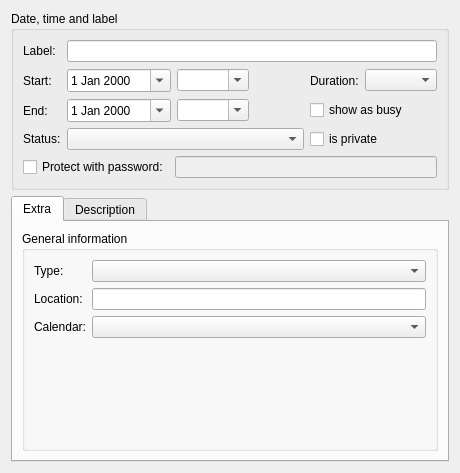
<?xml version="1.0" encoding="UTF-8"?>
<ui version="4.0">
 <class>Calendar::Internal::ItemEditorWidget</class>
 <widget class="QWidget" name="Calendar::Internal::ItemEditorWidget">
  <property name="geometry">
   <rect>
    <x>0</x>
    <y>0</y>
    <width>460</width>
    <height>473</height>
   </rect>
  </property>
  <property name="sizePolicy">
   <sizepolicy hsizetype="Preferred" vsizetype="Preferred">
    <horstretch>0</horstretch>
    <verstretch>0</verstretch>
   </sizepolicy>
  </property>
  <property name="windowTitle">
   <string>Form</string>
  </property>
  <layout class="QGridLayout" name="gridLayout">
   <item row="0" column="0">
    <layout class="QVBoxLayout" name="beginningLayout">
     <property name="spacing">
      <number>0</number>
     </property>
    </layout>
   </item>
   <item row="1" column="0">
    <layout class="QVBoxLayout" name="beforeDateTimeLayout">
     <property name="spacing">
      <number>0</number>
     </property>
    </layout>
   </item>
   <item row="2" column="0">
    <widget class="QGroupBox" name="groupBox_2">
     <property name="title">
      <string>Date, time and label</string>
     </property>
     <layout class="QGridLayout" name="gridLayout_2">
      <property name="spacing">
       <number>6</number>
      </property>
      <item row="5" column="5" colspan="2">
       <widget class="QCheckBox" name="privateCheck">
        <property name="text">
         <string>is private</string>
        </property>
       </widget>
      </item>
      <item row="6" column="0" colspan="7">
       <layout class="QHBoxLayout" name="horizontalLayout">
        <item>
         <widget class="QCheckBox" name="passwordCheck">
          <property name="text">
           <string>Protect with password:</string>
          </property>
         </widget>
        </item>
        <item>
         <widget class="QLineEdit" name="passwordEdit">
          <property name="enabled">
           <bool>false</bool>
          </property>
          <property name="minimumSize">
           <size>
            <width>0</width>
            <height>22</height>
           </size>
          </property>
          <property name="maximumSize">
           <size>
            <width>16777215</width>
            <height>16777215</height>
           </size>
          </property>
         </widget>
        </item>
       </layout>
      </item>
      <item row="1" column="0">
       <widget class="QLabel" name="label">
        <property name="sizePolicy">
         <sizepolicy hsizetype="Fixed" vsizetype="Preferred">
          <horstretch>0</horstretch>
          <verstretch>0</verstretch>
         </sizepolicy>
        </property>
        <property name="text">
         <string>Label:</string>
        </property>
       </widget>
      </item>
      <item row="5" column="1" colspan="4">
       <widget class="QComboBox" name="statusCombo"/>
      </item>
      <item row="4" column="5" colspan="2">
       <widget class="QCheckBox" name="busyCheck">
        <property name="text">
         <string>show as busy</string>
        </property>
       </widget>
      </item>
      <item row="3" column="5">
       <widget class="QLabel" name="durationLabel">
        <property name="sizePolicy">
         <sizepolicy hsizetype="Fixed" vsizetype="Preferred">
          <horstretch>0</horstretch>
          <verstretch>0</verstretch>
         </sizepolicy>
        </property>
        <property name="minimumSize">
         <size>
          <width>0</width>
          <height>25</height>
         </size>
        </property>
        <property name="maximumSize">
         <size>
          <width>16777215</width>
          <height>16777215</height>
         </size>
        </property>
        <property name="text">
         <string>Duration:</string>
        </property>
       </widget>
      </item>
      <item row="3" column="6">
       <widget class="QComboBox" name="durationCombo"/>
      </item>
      <item row="5" column="0">
       <widget class="QLabel" name="statusLabel">
        <property name="sizePolicy">
         <sizepolicy hsizetype="Fixed" vsizetype="Preferred">
          <horstretch>0</horstretch>
          <verstretch>0</verstretch>
         </sizepolicy>
        </property>
        <property name="text">
         <string>Status:</string>
        </property>
       </widget>
      </item>
      <item row="1" column="1" colspan="6">
       <widget class="QLineEdit" name="eventLabel"/>
      </item>
      <item row="3" column="1" colspan="2">
       <widget class="QDateEdit" name="startDateEdit">
        <property name="calendarPopup">
         <bool>true</bool>
        </property>
       </widget>
      </item>
      <item row="3" column="0">
       <widget class="QLabel" name="startLabel">
        <property name="sizePolicy">
         <sizepolicy hsizetype="Fixed" vsizetype="Preferred">
          <horstretch>0</horstretch>
          <verstretch>0</verstretch>
         </sizepolicy>
        </property>
        <property name="text">
         <string>Start:</string>
        </property>
       </widget>
      </item>
      <item row="4" column="0">
       <widget class="QLabel" name="endLabel">
        <property name="sizePolicy">
         <sizepolicy hsizetype="Fixed" vsizetype="Preferred">
          <horstretch>0</horstretch>
          <verstretch>0</verstretch>
         </sizepolicy>
        </property>
        <property name="text">
         <string>End:</string>
        </property>
       </widget>
      </item>
      <item row="4" column="1" colspan="2">
       <widget class="QDateEdit" name="endDateEdit">
        <property name="calendarPopup">
         <bool>true</bool>
        </property>
       </widget>
      </item>
      <item row="4" column="3">
       <widget class="Views::TimeComboBox" name="endTimeEdit">
        <property name="editable">
         <bool>true</bool>
        </property>
       </widget>
      </item>
      <item row="3" column="3">
       <widget class="Views::TimeComboBox" name="startTimeEdit">
        <property name="editable">
         <bool>true</bool>
        </property>
       </widget>
      </item>
     </layout>
    </widget>
   </item>
   <item row="3" column="0">
    <layout class="QVBoxLayout" name="afterDateTimeLayout">
     <property name="spacing">
      <number>0</number>
     </property>
    </layout>
   </item>
   <item row="4" column="0">
    <widget class="QTabWidget" name="tabWidget">
     <property name="currentIndex">
      <number>0</number>
     </property>
     <widget class="QWidget" name="tab">
      <attribute name="title">
       <string>Extra</string>
      </attribute>
      <layout class="QGridLayout" name="gridLayout_5">
       <item row="2" column="0">
        <layout class="QVBoxLayout" name="afterGeneralInformationLayout">
         <property name="spacing">
          <number>0</number>
         </property>
        </layout>
       </item>
       <item row="0" column="0">
        <layout class="QVBoxLayout" name="beforeGeneralInformationLayout">
         <property name="spacing">
          <number>0</number>
         </property>
        </layout>
       </item>
       <item row="1" column="0">
        <widget class="QGroupBox" name="generalInformationGroup">
         <property name="title">
          <string>General information</string>
         </property>
         <layout class="QFormLayout" name="formLayout">
          <item row="0" column="0">
           <widget class="QLabel" name="label_8">
            <property name="text">
             <string>Type:</string>
            </property>
           </widget>
          </item>
          <item row="0" column="1">
           <widget class="QComboBox" name="typeCombo"/>
          </item>
          <item row="1" column="0">
           <widget class="QLabel" name="label_9">
            <property name="text">
             <string>Location:</string>
            </property>
           </widget>
          </item>
          <item row="1" column="1">
           <widget class="QLineEdit" name="location"/>
          </item>
          <item row="2" column="0">
           <widget class="QLabel" name="label_12">
            <property name="text">
             <string>Calendar:</string>
            </property>
           </widget>
          </item>
          <item row="2" column="1">
           <widget class="QComboBox" name="calendarCombo"/>
          </item>
         </layout>
        </widget>
       </item>
      </layout>
     </widget>
     <widget class="QWidget" name="tab_2">
      <attribute name="title">
       <string>Description</string>
      </attribute>
      <layout class="QGridLayout" name="gridLayout_6">
       <item row="2" column="0">
        <layout class="QVBoxLayout" name="afterDescriptionLayout"/>
       </item>
       <item row="0" column="0">
        <layout class="QVBoxLayout" name="beforeDescriptionLayout"/>
       </item>
       <item row="1" column="0">
        <widget class="QGroupBox" name="descriptionGroup">
         <property name="title">
          <string>Extended description</string>
         </property>
         <layout class="QFormLayout" name="formLayout_2">
          <property name="fieldGrowthPolicy">
           <enum>QFormLayout::ExpandingFieldsGrow</enum>
          </property>
          <item row="0" column="0">
           <widget class="QLabel" name="label_6">
            <property name="sizePolicy">
             <sizepolicy hsizetype="Fixed" vsizetype="Preferred">
              <horstretch>0</horstretch>
              <verstretch>0</verstretch>
             </sizepolicy>
            </property>
            <property name="minimumSize">
             <size>
              <width>0</width>
              <height>20</height>
             </size>
            </property>
            <property name="text">
             <string>Full information:</string>
            </property>
           </widget>
          </item>
          <item row="0" column="1">
           <layout class="QHBoxLayout" name="horizontalLayout_2">
            <item>
             <widget class="QTextEdit" name="fullInfo">
              <property name="minimumSize">
               <size>
                <width>0</width>
                <height>50</height>
               </size>
              </property>
              <property name="maximumSize">
               <size>
                <width>16777215</width>
                <height>100</height>
               </size>
              </property>
             </widget>
            </item>
            <item>
             <widget class="QPushButton" name="selectIconButton">
              <property name="sizePolicy">
               <sizepolicy hsizetype="Fixed" vsizetype="Fixed">
                <horstretch>0</horstretch>
                <verstretch>0</verstretch>
               </sizepolicy>
              </property>
              <property name="minimumSize">
               <size>
                <width>60</width>
                <height>60</height>
               </size>
              </property>
              <property name="maximumSize">
               <size>
                <width>60</width>
                <height>60</height>
               </size>
              </property>
              <property name="text">
               <string>Icon</string>
              </property>
             </widget>
            </item>
           </layout>
          </item>
         </layout>
        </widget>
       </item>
      </layout>
     </widget>
    </widget>
   </item>
   <item row="5" column="0">
    <layout class="QVBoxLayout" name="endingLayout"/>
   </item>
  </layout>
 </widget>
 <customwidgets>
  <customwidget>
   <class>Views::TimeComboBox</class>
   <extends>QComboBox</extends>
   <header location="global">utils/widgets/timecombobox.h</header>
  </customwidget>
 </customwidgets>
 <tabstops>
  <tabstop>eventLabel</tabstop>
  <tabstop>startDateEdit</tabstop>
  <tabstop>startTimeEdit</tabstop>
  <tabstop>durationCombo</tabstop>
  <tabstop>endDateEdit</tabstop>
  <tabstop>endTimeEdit</tabstop>
  <tabstop>busyCheck</tabstop>
  <tabstop>statusCombo</tabstop>
  <tabstop>privateCheck</tabstop>
  <tabstop>passwordCheck</tabstop>
  <tabstop>passwordEdit</tabstop>
  <tabstop>tabWidget</tabstop>
  <tabstop>typeCombo</tabstop>
  <tabstop>location</tabstop>
  <tabstop>calendarCombo</tabstop>
  <tabstop>selectIconButton</tabstop>
  <tabstop>fullInfo</tabstop>
 </tabstops>
 <resources/>
 <connections>
  <connection>
   <sender>passwordCheck</sender>
   <signal>toggled(bool)</signal>
   <receiver>passwordEdit</receiver>
   <slot>setEnabled(bool)</slot>
   <hints>
    <hint type="sourcelabel">
     <x>148</x>
     <y>180</y>
    </hint>
    <hint type="destinationlabel">
     <x>195</x>
     <y>180</y>
    </hint>
   </hints>
  </connection>
 </connections>
</ui>
